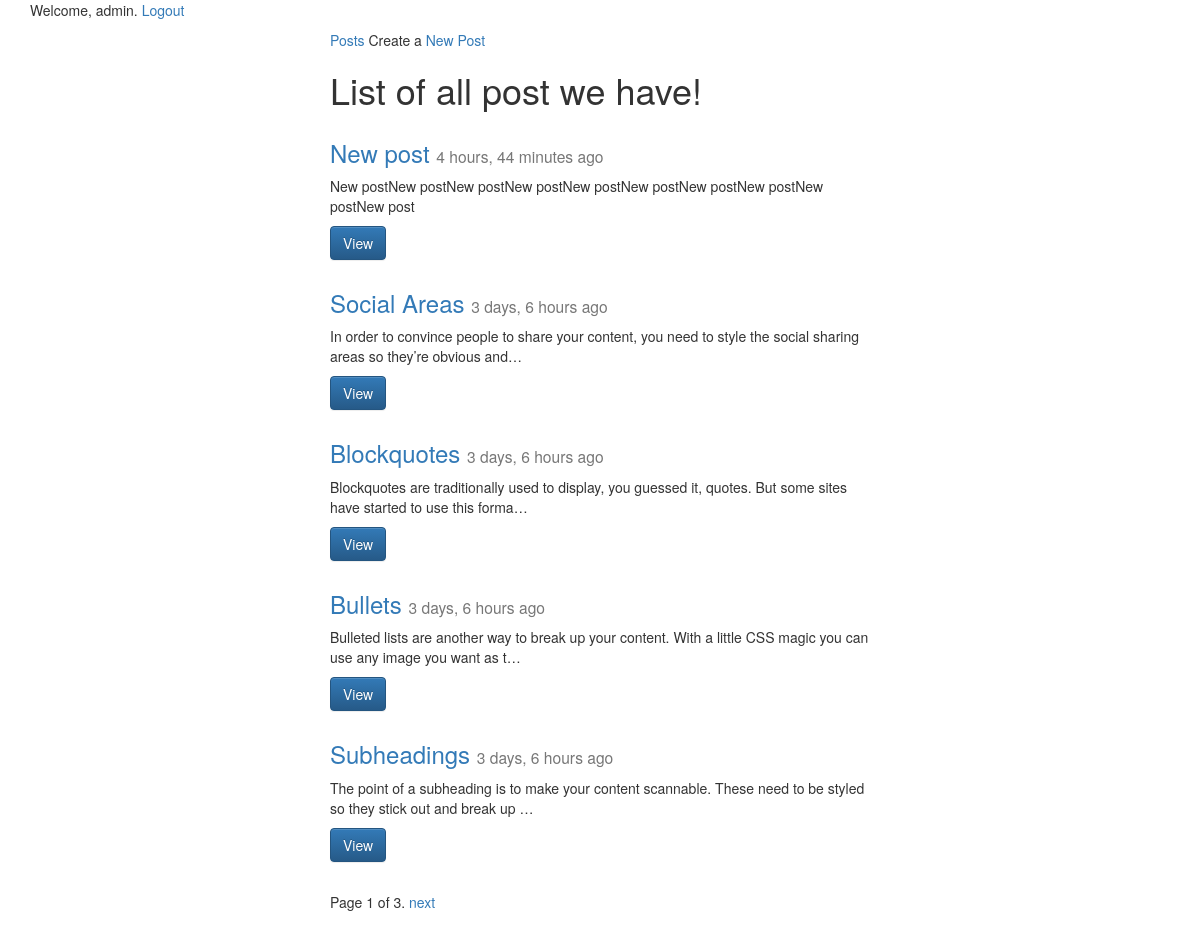
The page /posts/ (signed in) on the database its author committed.
### posts/models.py (models this page shows, shortened)
class Post(models.Model):
    title = models.CharField(max_length=200)
    content = models.TextField()
    updated = models.DateTimeField(auto_now=True, auto_now_add=False)
    timestamp = models.DateTimeField(auto_now=False, auto_now_add=True)
    def get_absolute_url(self):
        return reverse("posts:detail", kwargs={"id": self.id})

### posts/views.py (the view)
def show_list(request):
    if request.user.is_anonymous():
        return render(request,"please_login.html",{})
    queryset_list = Post.objects.order_by("-timestamp")#.all() #.order_by("-timestamp")
    paginator = Paginator(queryset_list, 5) # Show 25 contacts per page
    print(paginator.count)
    print(paginator.num_pages)
    page_request_var = "page"
    page = request.GET.get(page_request_var)
    try:
    	queryset = paginator.page(page)
    except PageNotAnInteger:
    	queryset = paginator.page(1)
    except EmptyPage:
    	queryset = paginator.page(paginator.num_pages)
    context = {
    	"data_all": queryset,
    	"title": "List",
    	"page_request_var": page_request_var,
    }
    return render(request,"show_list.html",context)

### templates/show_list.html (shortened to what this page needs)
{% extends "base.html" %}
{% block content %}
<div class='col-sm-6 col-sm-offset-3'>
    <a href="/" class="align-left">Posts</a> Create a  <a href="post_create" class="align-left">New Post</a>
<h1>List of all post we have!</h1>
{% for obj in data_all  %}
<div class="row">
  <div class="col-sm-12">
      <div class="caption">
        <h3><a href='{{ obj.get_absolute_url }}'>{{ obj.title }}</a> <small>{{ obj.timestamp|timesince }} ago</small></h3>
        <p>{{ obj.content|linebreaks|truncatechars:120 }}</p>
        <p><a href="{{ obj.get_absolute_url }}" class="btn btn-primary" role="button">View</a></p>
      </div>
  </div>
</div>
{% endfor %}
<div class="pagination">
    <span class="step-links">
        <span class="current">
            Page {{ data_all.number }} of {{ data_all.paginator.num_pages }}.
        </span>
        {% if data_all.has_next %}
            <a href="?{{ page_request_var }}={{ data_all.next_page_number }}">next</a>
        {% endif %}
    </span>
</div>
</div>
{% endblock content %}

### templates/base.html (shortened to what this page needs)
{% load staticfiles %}
<html>
<head>
<link rel="stylesheet" href="https://maxcdn.bootstrapcdn.com/bootstrap/3.3.6/css/bootstrap.min.css">
<link rel="stylesheet" href="https://maxcdn.bootstrapcdn.com/bootstrap/3.3.6/css/bootstrap-theme.min.css">
</head>
<div class='container'>
    {% if user.is_authenticated %}
    <p>Welcome, {{ user.get_username }}. <a href="/logout">Logout</a></p>
{% else %}
    <p>Welcome, new user. Please <a href="/login">Log in</a>. OR <a href="/register">Register</a></p>
{% endif %}
{% block content %}{% endblock content %}
</div>
<body>
</html>

### rows shown on the page
Post: title "New post", timestamp "4 hours, 44 minutes", content "New postNew postNew postNew postNew postNew postNew postNew postNew postNew post"
Post: title "Social Areas", timestamp "3 days, 6 hours", content "In order to convince people to share your content, you need to style the social sharing areas so they’re obvious and…"
Post: title "Blockquotes", timestamp "3 days, 6 hours", content "Blockquotes are traditionally used to display, you guessed it, quotes. But some sites have started to use this forma…"
Post: title "Bullets", timestamp "3 days, 6 hours", content "Bulleted lists are another way to break up your content. With a little CSS magic you can use any image you want as t…"
Post: title "Subheadings", timestamp "3 days, 6 hours", content "The point of a subheading is to make your content scannable. These need to be styled so they stick out and break up …"

### other values the page prints
{{ user.get_username }} "admin"
{{ data_all.number }} "1"
{{ data_all.paginator.num_pages }} "3"
